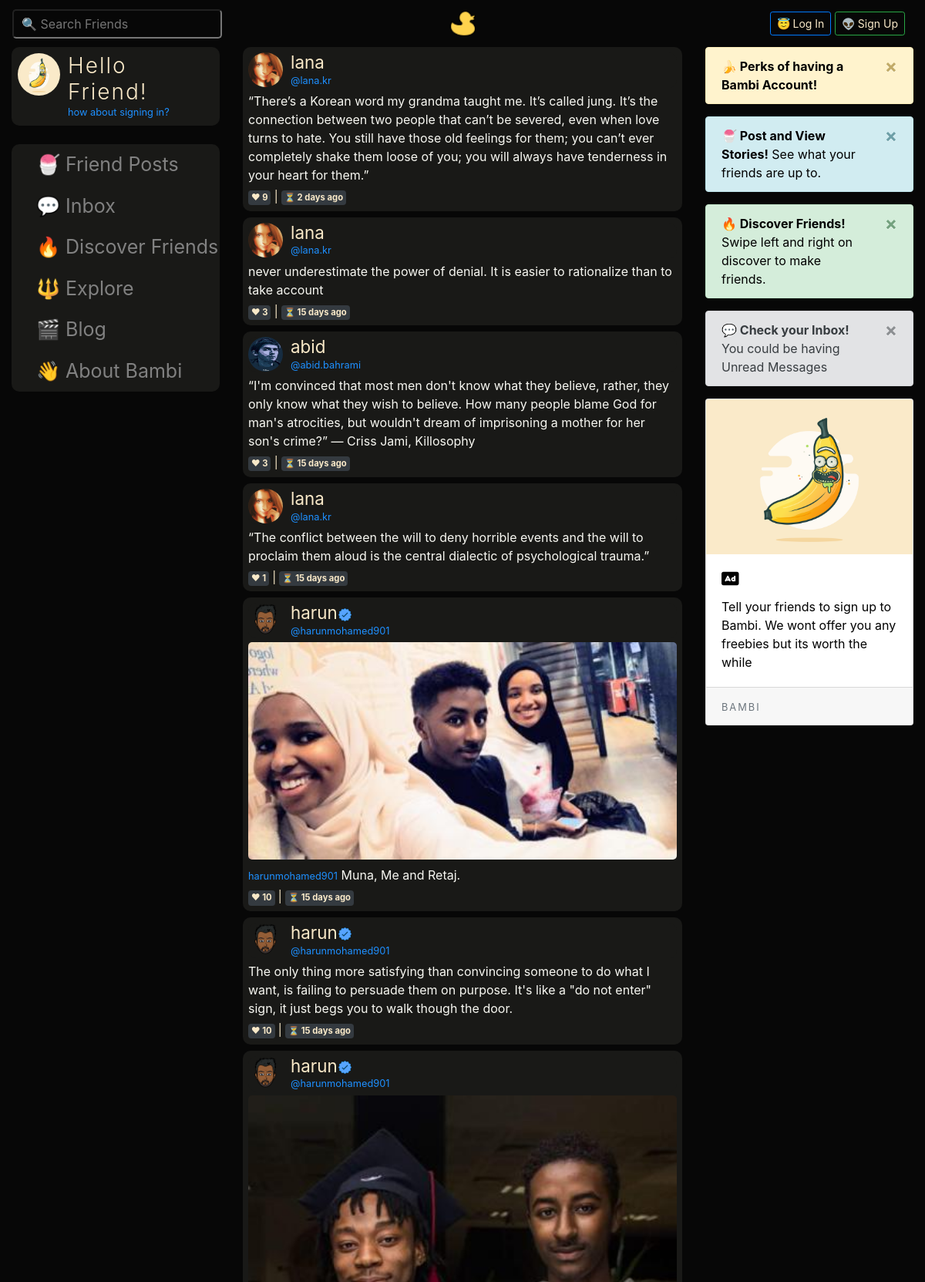
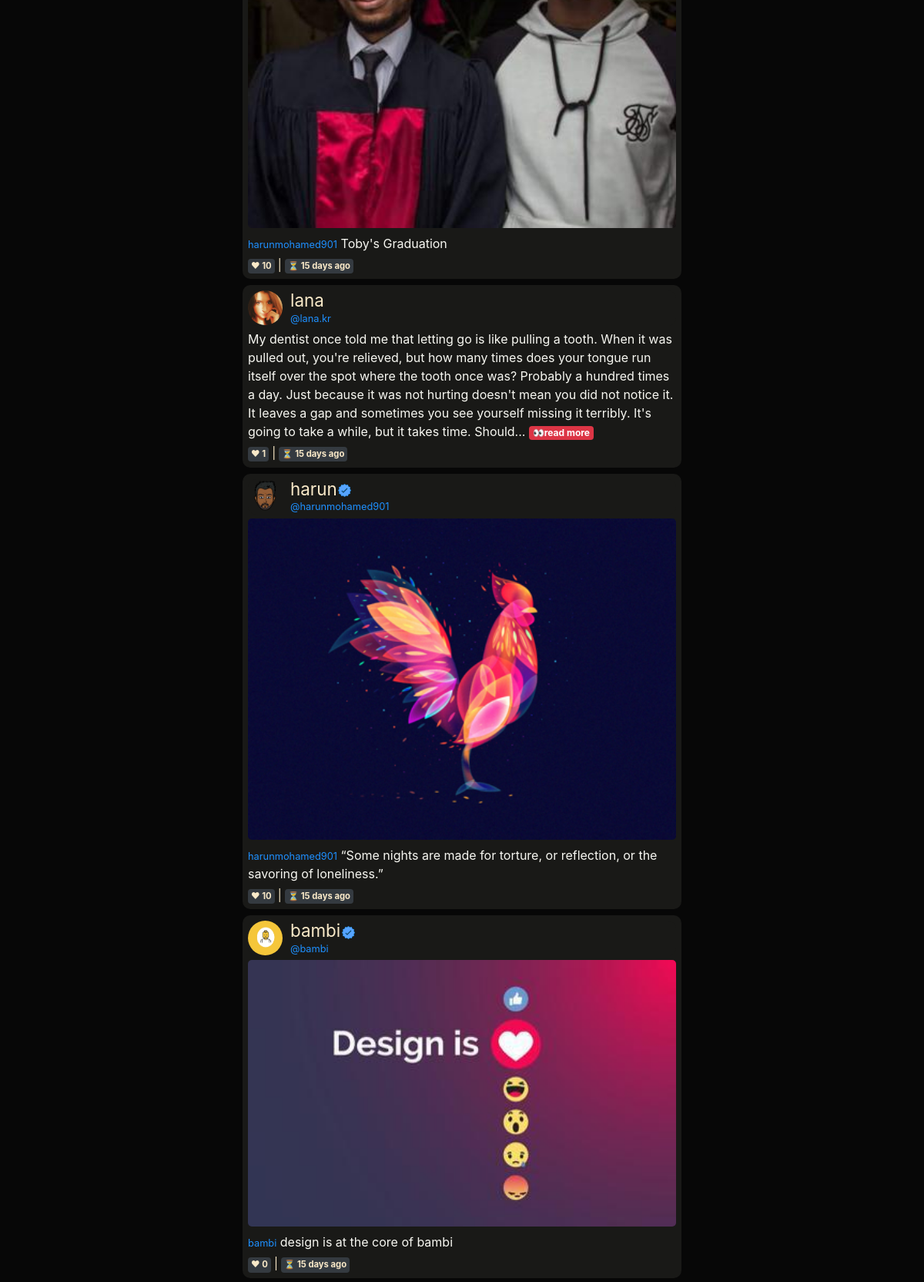
The page /home (upper part) on the database its author committed (2 pictures, top to bottom).
### bambiv3/models.py (models this page shows, shortened)
class Post(db.Model):
	id = db.Column(db.Integer, primary_key=True)
	title = db.Column(db.String(100)) #nullable=False
	date_posted = db.Column(db.DateTime, nullable=False, default=datetime.utcnow)
	content = db.Column(db.Text, nullable=False)
	image = db.Column(db.String(20))
	user_id = db.Column(db.Integer, db.ForeignKey('user.id'), nullable=False)
	likes = db.relationship('PostLike', backref='post', lazy='dynamic')

class User(db.Model, UserMixin):
	id = db.Column(db.Integer, primary_key=True)
	username = db.Column(db.String(20), unique=True, nullable=False)
	email = db.Column(db.String(120), unique=True, nullable=False)
	image_file = db.Column(db.String(20), nullable=False, default='default.jpg')
	password = db.Column(db.String(60), nullable=False)
	last_seen = db.Column(db.DateTime, default=datetime.utcnow)
	department = db.Column(db.String(20), nullable=False)
	student_number = db.Column(db.Integer(), unique=True, nullable=False)
	age = db.Column(db.Integer(), nullable=False)
	country = db.Column(db.String(20), nullable=False)
	hobby = db.Column(db.String(20), nullable=False)
	bio = db.Column(db.String(120), nullable=True)
	private = db.Column(db.Boolean, default=False, nullable=False)
	posts = db.relationship('Post', backref='author', lazy=True)
	products = db.relationship('Product', backref='author', lazy=True)
	followed = db.relationship(
		'User', secondary=followers,
		primaryjoin=(followers.c.follower_id == id),
		secondaryjoin=(followers.c.followed_id == id),
		backref=db.backref('followers', lazy='dynamic'), lazy='dynamic')
	messages_sent = db.relationship('Message',
									foreign_keys='Message.sender_id',
									backref='author', lazy='dynamic')
	messages_received = db.relationship('Message',
										foreign_keys='Message.recipient_id',
										backref='recipient', lazy='dynamic')
	last_message_read_time = db.Column(db.DateTime)

### bambiv3/routes.py (the view, shortened to what this page needs)
@app.route('/')
@app.route('/home', methods=['GET', 'POST'])
def home():
	form = PostForm()
	page = request.args.get('page', 1, type=int)
	posts = Post.query.order_by(Post.date_posted.desc()).paginate(per_page=50, page=page)
	users = User.query.all()
	if current_user.is_authenticated:
		image_file = url_for('static', filename='profile_pics/' + current_user.image_file)
		return render_template('home.html', title="Home", form=form, posts=posts, image_file=image_file, users=users)
	else:
		return render_template('home.html', title="Home", posts=posts)

### bambiv3/templates/home.html (shortened to what this page needs)
{% extends "layout.html" %}
{% block content %}
<div class="container-fluid">
  <div class="row">
    <div class="col-lg-3 d-none d-lg-block">
      {% if current_user.is_authenticated %}
      <header class="mb-2" data-toggle="modal" data-target="#profile" title="🍌: Click to Preview Your Profile Info">
        <img src="{{ url_for('static', filename='profile_pics/' + current_user.image_file) }}" alt="default profile" class="profile-thumbnail">
        <div class="profile-name">
          <h3>{{current_user.username}}</h3>
          <small>@{{current_user.email.split("@")[0] | lower}}</small>
        </div>
      </header>
      <div class="modal fade" id="profile" tabindex="-1" role="dialog" aria-labelledby="exampleModalCenterTitle" aria-hidden="true">
      <div class="modal-dialog modal-dialog-centered" role="document">
        <div class="modal-content">
            <!--<button type="button" class="close" data-dismiss="modal" aria-label="Close">
              <span aria-hidden="true">&times;</span>
            </button>-->
          <div class="modal-body">
            <div class="card" style="color:#000;text-align:center;">
            <img class="card-img-top" src="{{ image_file }}" alt="Card image cap" style="height:250px;">
            <div class="card-body">
              <h5 class="card-title">{{current_user.username}}</h5>
                My name is {{current_user.username}} and I study {{current_user.department}} at Near East University.
                I am from {{current_user.country}} and I am {{current_user.age}} years old.
            </div>
            <div class="card-footer">
              My hobbies include {{current_user.hobby}}.My Student number is {{current_user.student_number}} and my email is {{current_user.email}}
            <div>
            </div>
          </div>
          </div>
          </div>
          <div class="modal-footer">
            <button type="button" class="btn btn-primary"><a href="{{ url_for('account') }}" style="color:#F9E9C8;">Edit</a></button>
            <button type="button" class="btn btn-dark" data-dismiss="modal">Close</button>
          </div>
        </div>
      </div>
    </div>
    <div class="menu mb-2" style="background:#191917;border-radius:10px;">
      <a class="dropdown-item" href="{{ url_for('f_posts') }}"> 🍧 Friend Posts</a>
       <a class="dropdown-item" href="{{ url_for('messages') }}"> 💬 Messages
        {% set new_messages = current_user.new_messages() %}<span id="message_count" class="badge badge-warning"style="visibility: {% if new_messages %}visible{% else %}hidden {% endif %};">{{ new_messages }}</span></a>
      <a class="dropdown-item" href="{{ url_for('discover') }}"> 🔥 Discover Friends</a>
      <a class="dropdown-item" href="{{ url_for('explore') }}"> 🔱 Explore</a>
      <a class="dropdown-item" href="{{ url_for('market') }}"> 👜 Market</a>
      <a class="dropdown-item" href="{{ url_for('new_product') }}"> 🛠 Sell</a>
      <a class="dropdown-item" href="{{ url_for('account') }}"> 🍪 Settings</a>
      <a class="dropdown-item" href="{{ url_for('blog') }}"> 🎬 Blog</a>
      <a class="dropdown-item" href="{{ url_for('about') }}"> 👋 About Bambi</a>
      <a class="dropdown-item" href="{{ url_for('logout') }}"> 🛫 Logout</a>
    </div>
    <!--<div class="card about" style="color:#fff;background:#000;text-align:left;border:1px solid #F9E9C8;">
    <div class="card-body">
      <p> 🎓 Studies at <span>Near East University</span></p>
      <p> 🏅 Majors in <span>{{current_user.department}}</span></p>
      <p> ☂ Student Number: <span>{{current_user.student_number}}</span></p>
      <p> 🙊 Is <span>{{current_user.age}}</span> years old</p>
      <p> 🌍 From <span>{{current_user.country}}</span></p>
      <p> 🚖 Lives in <span>Nicosia, Cyprus</span></p>
      <p> 💎 Interested in <span>{{current_user.hobby}}</span></p>
      <a class="btn btn-sm btn-primary" href="{{ url_for('account') }}">🍁 edit</a>
    </div>
  </div>-->
  <header data-toggle="popover" data-content="🍌: Click to know more about Bambi">
    <a href="{{url_for('about')}}" target="_blank" style="color: #F9E9C8;text-decoration: none;">
    <img src="{{ url_for('static', filename='profile_pics/' + 'logod.png') }}" alt="logo" class="profile-thumbnail">
    <div class="profile-name">
      <h3 class="logo">BAMBI</h3>
      <small id="year"></small>
    </a>
    </div>
  </header>
  {% else %}
  <header>
    <img src="{{ url_for('static', filename='profile_pics/' + 'logod.png') }}" alt="logo" class="profile-thumbnail">
    <div class="profile-name">
      <h3 class="logo">Hello Friend!</h3>
      <small>how about signing in?</small>
    </div>
  </header>
  <br>
     <div class="menu" style="background:#191917;border-radius:10px">
      <a class="dropdown-item" href="{{ url_for('f_posts') }}"> 🍧 Friend Posts</a>
       <a class="dropdown-item" href="{{ url_for('inbox') }}"> 💬 Inbox</a>
      <a class="dropdown-item" href="{{ url_for('discover') }}"> 🔥 Discover Friends</a>
      <a class="dropdown-item" href="{{ url_for('explore') }}"> 🔱 Explore</a>
      <a class="dropdown-item" href="{{ url_for('blog') }}"> 🎬 Blog</a>
      <a class="dropdown-item" href="{{ url_for('about') }}"> 👋 About Bambi</a>
    </div>
  {% endif %}
</div>
    <div class="col-lg-6">
   {% for post in posts.items %}
    {% if not post.author.private or current_user == post.author or current_user.is_authenticated %}
    <div class="post mb-2">
      <header class="pb-0" style="padding:0;">
          <img src="{{ url_for('static', filename='profile_pics/' + post.author.image_file) }}" alt="profile pic" class="profile-thumbnail" data-toggle="popover" data-content="😎 : I am {{post.author.age}} from {{post.author.country}} and I study {{post.author.department}}. I am Interested in {{post.author.hobby}}">
          <div class="profile-name">
            <h3 data-toggle="popover"><a href="{{url_for('user_posts', username=post.author.username)}}" style="color:#F9E9C8;">{{post.author.username}}
             {% if post.author.username in ["harun" , "bambi"] %}<img src="{{ url_for('static', filename='profile_pics/' + 'correct.png') }}" style="width:17px;height:17px;margin-left: -5px;">{% endif %}
           </a></h3>
            <small>@{{post.author.email.split("@")[0] | lower}}</small>
          </div>
        </header>
        <div id="inner">
          {% if post.image %}
          <img class="mb-2" src="{{ url_for('static', filename='profile_pics/' + post.image) }}" style="width:100%;height:100%;border-radius:5px;">
          {% endif %}
          <p>
            {%if post.image%}<small>{{post.author.email.split("@")[0] | lower}}</small>{%endif%}
            {{post.content| truncate(420) | safe | urlize(40, target='_blank')}}
            {% set words = post.content.split() %}
            {% if words|count > 60 %}<a class="badge badge-danger" href="{{url_for('post', post_id=post.id)}}">👀read more</a>{% endif %}
          </p>
        </div>
        <footer>
          <div class="stats">
            <div class="Retweets">
              {% set words = post.content.split() %}
               <a class="badge badge-dark p-1">❤ {{ post.likes.count() }}</a> | <a class="badge badge-dark p-1">⏳ {{ moment(post.date_posted).fromNow() }}</a>
            </div>
          </div>
        </footer>
    </div>
    {% endif %}
  {% endfor %}
</div>
    <div class="col-lg-3 d-none d-lg-block">
      {% if current_user.is_authenticated %}
      {% with messages = get_flashed_messages(with_categories=true) %}
        {% if messages %}
            {% for category , message in messages %}
              <div class="alert alert-{{ category }} alert-dismissible fade show" role="alert">
                {{message}}
              <button type="button" class="close" data-dismiss="alert" aria-label="Close">
                  <span aria-hidden="true">&times;</span>
              </button>
              </div>
            {% endfor %}
        {% endif %}
      {% endwith %}
      <div class="alert alert-warning alert-dismissible fade show" role="alert">
        <a href="{{ url_for('f_posts') }}"  style="color:#000;text-decoration: none">
      <strong>🍧 Post Something!</strong> Tell your friends what you're up to.</a>
        <button type="button" class="close" data-dismiss="alert" aria-label="Close">
          <span aria-hidden="true">&times;</span>
        </button>
      </div>
      <div class="alert alert-success alert-dismissible fade show" role="alert">
        <a href="{{ url_for('discover') }}"  style="color:#000;text-decoration: none">
      <strong>🔥 Discover Friends!</strong> Swipe left and right on discover to make friends.</a>
        <button type="button" class="close" data-dismiss="alert" aria-label="Close">
          <span aria-hidden="true">&times;</span>
        </button>
      </div>
      <div class="alert alert-dark alert-dismissible fade show" role="alert">
      <strong>💬 Check your Inbox! </strong>You have Unread Messages
        <button type="button" class="close" data-dismiss="alert" aria-label="Close">
          <span aria-hidden="true">&times;</span>
        </button>
      </div>
      <div style="color:#F9E9C8;background:#191917;padding:7px;cursor:pointer;border-radius:5px;overflow:auto;height:318px;">
        <h5 style="padding-left: 3px;">Friends - <small><a href="{{url_for('discover')}}" target="_blank">view all</a></small></h5>
        {% for user in users if user != current_user %}
        <header>
        <img src="{{ url_for('static', filename='profile_pics/' + user.image_file) }}" alt="default profile" class="profile-thumbnail">
        <div class="profile-name">
          <h3>{{user.username}}</h3>
          {% if user.country == current_user.country %}
          <small>From {{user.country}}</small>
          {% endif %}
          {% if user.department == current_user.department %}
          <small>Studies {{user.department}}</small>
          {% endif %}
        </div>
        <div class="follow-btn">
            <button style="height:40px;background:none;color:#F9E9C8;"><a href="{{url_for('user_posts', username=user.username)}}"target="_blank">❤</a></button>
          </div>
      </header>
      {% endfor %}
      </div>
      <br>
      <div class="card" style="color:#000;">
      <img class="card-img-top" src="{{ url_for('static', filename='profile_pics/' + 'logod.png') }}" alt="logo">
      <div class="card-body">
        <h5 class="card-title"><i class="fas fa-ad"></i></h5>
        <p class="card-text">Tell your friends to sign up to Bambi. We wont offer you any freebies but its worth the while</p>
      </div>
      <div class="card-footer">
        <small class="text-muted logo">BAMBI</small>
      </div>
    </div>
    <div id="new_post">
      <button class="post_btn"><a href="{{ url_for('f_posts') }}" style="color:#F9E9C8;"><i class="fas fa-feather-alt" style="font-size:30px;"></i></a></button>
    </div>
    {% else %}
    <div class="alert alert-warning alert-dismissible fade show" role="alert">
        <a href="{{ url_for('f_posts') }}"  style="color:#000;text-decoration: none">
      <strong>🍌 Perks of having a Bambi Account!</strong></a>
        <button type="button" class="close" data-dismiss="alert" aria-label="Close">
          <span aria-hidden="true">&times;</span>
        </button>
      </div>
    <div class="alert alert-info alert-dismissible fade show" role="alert">
        <a href="{{ url_for('f_posts') }}"  style="color:#000;text-decoration: none">
      <strong>🍧 Post and View Stories!</strong> See what your friends are up to.</a>
        <button type="button" class="close" data-dismiss="alert" aria-label="Close">
          <span aria-hidden="true">&times;</span>
        </button>
      </div>
      <div class="alert alert-success alert-dismissible fade show" role="alert">
        <a href="{{ url_for('discover') }}"  style="color:#000;text-decoration: none">
      <strong>🔥 Discover Friends!</strong> Swipe left and right on discover to make friends.</a>
        <button type="button" class="close" data-dismiss="alert" aria-label="Close">
          <span aria-hidden="true">&times;</span>
        </button>
      </div>
      <div class="alert alert-secondary alert-dismissible fade show" role="alert">
      <strong>💬 Check your Inbox! </strong>You could be having Unread Messages
        <button type="button" class="close" data-dismiss="alert" aria-label="Close">
          <span aria-hidden="true">&times;</span>
        </button>
      </div>
    <div class="card" style="color:#000;">
      <img class="card-img-top" src="{{ url_for('static', filename='profile_pics/' + 'logod.png') }}" alt="logo">
      <div class="card-body">
        <h5 class="card-title"><i class="fas fa-ad"></i></h5>
        <p class="card-text">Tell your friends to sign up to Bambi. We wont offer you any freebies but its worth the while</p>
      </div>
      <div class="card-footer">
        <small class="text-muted logo">BAMBI</small>
      </div>
    </div>
    {% endif %}
</div>
{% endblock content %}

### rows shown on the page
Post: image_file (picture), author.username "lana", author.email "lana.kr", content "“There’s a Korean word my grandma taught me. It’s called jung. It’s the connection between two people that can’t be severed, even when love turns to hate. You still have those old feelings for them; you can’t ever completely shake them loose of you; you will always have tenderness in your heart for them.”", likes.count "9", date_posted "2 days ago"
Post: image_file (picture), author.username "lana", author.email "lana.kr", content "never underestimate the power of denial. It is easier to rationalize than to take account", likes.count "3", date_posted "15 days ago"
Post: image_file (picture), author.username "abid", author.email "abid.bahrami", content "“I'm convinced that most men don't know what they believe, rather, they only know what they wish to believe. How many people blame God for man's atrocities, but wouldn't dream of imprisoning a mother for her son's crime?” ― Criss Jami, Killosophy", likes.count "3", date_posted "15 days ago"
Post: image_file (picture), author.username "lana", author.email "lana.kr", content "“The conflict between the will to deny horrible events and the will to proclaim them aloud is the central dialectic of psychological trauma.”", likes.count "1", date_posted "15 days ago"
Post: image_file (picture), author.username "harun", author.email "harunmohamed901", image (picture), content "Muna, Me and Retaj.", likes.count "10", date_posted "15 days ago"
Post: image_file (picture), author.username "harun", author.email "harunmohamed901", content "The only thing more satisfying than convincing someone to do what I want, is failing to persuade them on purpose. It's like a \"do not enter\" sign, it just begs you to walk though the door.", likes.count "10", date_posted "15 days ago"
Post: image_file (picture), author.username "harun", author.email "harunmohamed901", image (picture), content "Toby's Graduation", likes.count "10", date_posted "15 days ago"
Post: image_file (picture), author.username "lana", author.email "lana.kr", content "My dentist once told me that letting go is like pulling a tooth. When it was pulled out, you're relieved, but how many times does your tongue run itself over the spot where the tooth once was? Probably a hundred times a day. Just because it was not hurting doesn't mean you did not notice it. It leaves a gap and sometimes you see yourself missing it terribly. It's going to take a while, but it takes time. Should...", likes.count "1", date_posted "15 days ago"
Post: image_file (picture), author.username "harun", author.email "harunmohamed901", image (picture), content "“Some nights are made for torture, or reflection, or the savoring of loneliness.”", likes.count "10", date_posted "15 days ago"
Post: image_file (placeholder picture), author.username "bambi", author.email "bambi", image (picture), content "design is at the core of bambi", likes.count "0", date_posted "15 days ago"
